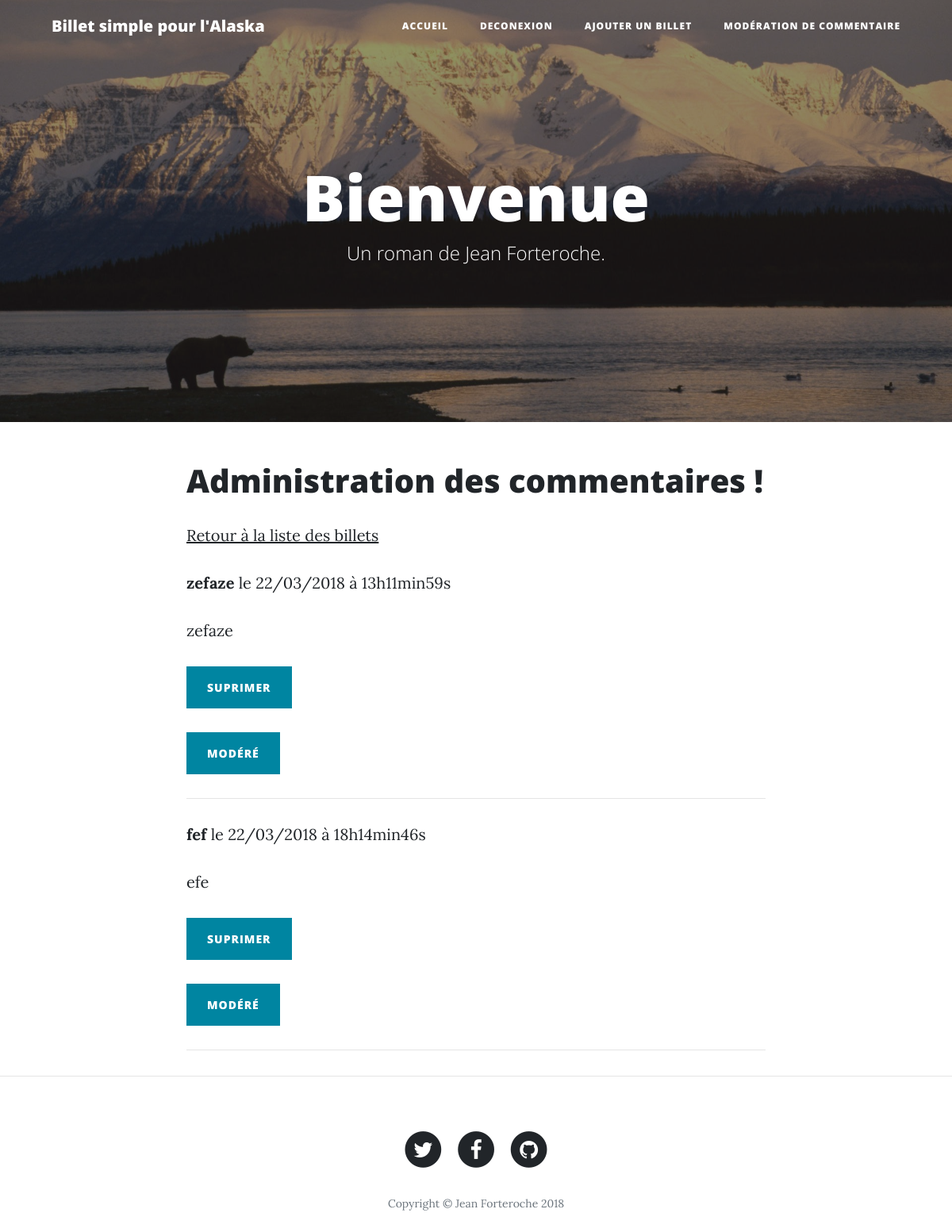
The app's page /index.php?action=viewAdmin (signed in), older data.
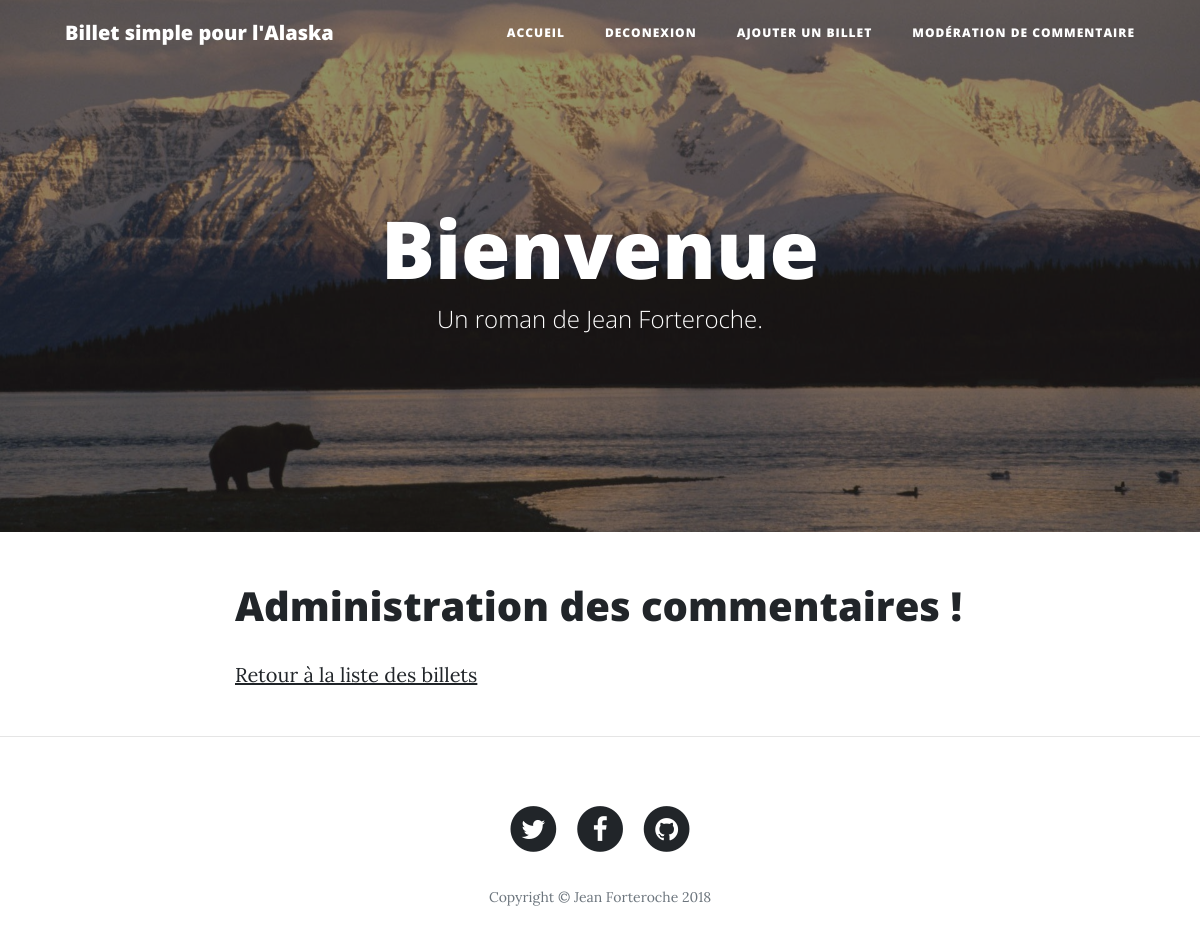
The same page, newer data.
### tables this page shows
CREATE TABLE `comments` (
  `id` int(11) NOT NULL,
  `post_id` int(11) NOT NULL,
  `author` varchar(255) NOT NULL,
  `comment` text NOT NULL,
  `comment_date` datetime NOT NULL,
  `report` tinyint(4) NOT NULL
);

### model/CommentManager.php (called while the page is built, shortened)
<?php
class CommentManager extends Manager
{
    public function getsCommentReport()
    {
        $db = $this->dbConnect();
        $comments = $db->prepare('SELECT id, author, comment, report, DATE_FORMAT(comment_date, \'%d/%m/%Y à %Hh%imin%ss\') AS comment_date_fr FROM comments WHERE report = 1 ORDER BY report DESC');
        $comments->execute(array());
        return $comments;
    }
}

### view/backend/adminView.php (the view, shortened to what this page needs)
<div class="container">
    <div class="row">
        <div class="col-lg-8 col-md-10 mx-auto">
            <h1>Administration des commentaires !</h1>
            <p><a href="index.php">Retour à la liste des billets</a></p>
            <?php
            while ($comment = $commentsReport->fetch()) {
                ?>
                <p><strong><?= htmlspecialchars($comment['author']) ?></strong> le <?= $comment['comment_date_fr'] ?>
                </p>
                <p><?= nl2br(htmlspecialchars($comment['comment'])) ?></p>
                <?php
                echo '<p><a href="index.php?action=supComment&amp;id=' . $comment['id'] . '" target="_blank"> <input type="button" value="suprimer" class="btn btn-primary" id="sendMessageButton"></a></p>';
                echo '<p><a href="index.php?action=reportCommentVerified&amp;id=' . $comment['id'] . '" target="_blank"> <input type="button" value="modéré" class="btn btn-primary" id="sendMessageButton"></a></p><hr>';
                ?>
                <?php
            }
            ?>
        </div>
    </div>
</div>
<?php $content = ob_get_clean(); ?>
<?php require('view/frontend/template.php'); ?>

### index.php (shortened to what this page needs)
<?php
$container = new \service\Container();
$controllerFrontEnd = $container->getControllerFrontend();
$controllerBackEnd = $container->getControllerBackend();
try {
    if (isset($_GET['action'])) {
        if ($_GET['action'] == 'listPosts') {
            $controllerFrontEnd->listPosts();
        } elseif ($_GET['action'] == 'post') {
            if (isset($_GET['id']) && $_GET['id'] > 0) {
                $controllerFrontEnd->post();
            } else {
                throw new Exception('Aucun identifiant de billet envoyé');
            }
        } elseif ($_GET['action'] == 'updateContent') {
            if (isset ($_SESSION['pseudo'])) {
                $controllerBackEnd->viewPostAdmin();
            } else {
                throw new Exception('Vous n\'etes pas connecter !');
            }
        } elseif ($_GET['action'] == 'connectAdminView') {
            $controllerBackEnd->viewAdminConnect();
        } elseif ($_GET['action'] == 'postAdminView') {
            if (!empty(htmlspecialchars($_POST['pseudo'])) and !empty(htmlspecialchars($_POST['pass']))) {
                $controllerBackEnd->login();
            } else {
                throw new Exception('Impossilbe d\'afficher la page demander !');
            }
        } elseif ($_GET['action'] == 'logout') {
            $controllerBackEnd->logOut();
        } elseif ($_GET['action'] == 'viewAddPost') {
            if (isset ($_SESSION['pseudo'])) {
                $controllerBackEnd->viewAddPost();
            } else {
                throw new Exception('Vous etes pas autorisé a crée un post');
            }
        } elseif ($_GET['action'] == 'reportComment') {
            if (isset($_GET['id'])) {
                $controllerBackEnd->reportComment($_GET['id']);
            } else {
                throw new Exception('Aucun commentaire a signalé');
            }
        } elseif ($_GET['action'] == 'reportCommentVerified') {
            if (isset($_GET['id'])) {
                $controllerBackEnd->reportCommentVerified($_GET['id']);
            } else {
                throw new Exception('Aucun commentaire a signalé');
            }
        } elseif ($_GET['action'] == 'viewAdmin') {
            if (isset ($_SESSION['pseudo'])) {
                $controllerBackEnd->adminView();
            } else {
                throw new Exception('Vous n\'etes pas connecter !');
            }
        } elseif ($_GET['action'] == 'supComment') {
            if (isset ($_SESSION['pseudo'])) {
                $controllerBackEnd->deleteComment();
            } else {
                throw new Exception('vous n\'etes pas connecter !');
            }
        }
    } else {
        $controllerFrontEnd->listposts();
    }
} catch (Exception $e) {
    echo 'Erreur : ' . $e->getMessage();
}

### controller/Backend.php (shortened to what this page needs)
<?php
class Backend
{
    private $commentManager;
    public function __construct($postManagerBackend, $commentManager, $connectAdminManager, $postManager) {
        $this->commentManager = $commentManager;
    }
    public function adminView()
    {
        $commentsReport = $this->commentManager->getsCommentReport();
        if ($commentsReport === false) {
            throw new \Exception('impossible');
        } else {
            require ('view/backend/adminView.php');
        }
    }
}

### view/frontend/template.php (shortened to what this page needs)
<!DOCTYPE html>
<html lang="fr">
<head>
    <link href="public/vendor/bootstrap/css/bootstrap.min.css" rel="stylesheet">
    <link href="public/vendor/font-awesome/css/font-awesome.min.css" rel="stylesheet" type="text/css">
    <link href="public/css/clean-blog.min.css" rel="stylesheet">
</head>
<body>
<nav class="navbar navbar-expand-lg navbar-light fixed-top" id="mainNav">
    <div class="container">
        <a class="navbar-brand" href="index.php">Billet simple pour l'Alaska</a>
        <div class="collapse navbar-collapse" id="navbarResponsive">
            <ul class="navbar-nav ml-auto">
                <li class="nav-item">
                    <a class="nav-link" href="index.php">Accueil</a>
                </li>
                <?php
                if (isset($_SESSION['pseudo'])) {
                    echo '<li class="nav-item"><a class="nav-link" href="index.php?action=logout">Deconexion</a></li>';
                    echo '<li class="nav-item"><a class="nav-link" href="index.php?action=viewAddPost">Ajouter un billet</a></li>';
                    echo '<li class="nav-item"><a class="nav-link" href="index.php?action=viewAdmin">Modération de commentaire</a></li>';
                } else {
                    echo '<li class="nav-item"><a class="nav-link" href="index.php?action=connectAdminView">Conexion</a></li>';
                }
                ?>
            </ul>
        </div>
    </div>
</nav>
<header class="masthead" style="background-image: url('public/img/alaska.jpg')">
    <div class="overlay"></div>
    <div class="container">
        <div class="row">
            <div class="col-lg-8 col-md-10 mx-auto">
                <div class="site-heading">
                    <h1>Bienvenue</h1>
                    <span class="subheading">Un roman de Jean Forteroche.</span>
                </div>
            </div>
        </div>
    </div>
</header>
<?= $content ?>
<hr>
<footer>
    <div class="container">
        <div class="row">
            <div class="col-lg-8 col-md-10 mx-auto">
                <ul class="list-inline text-center">
                    <li class="list-inline-item">
                        <a href="#">
                  <span class="fa-stack fa-lg">
                    <i class="fa fa-circle fa-stack-2x"></i>
                    <i class="fa fa-twitter fa-stack-1x fa-inverse"></i>
                  </span>
                        </a>
                    </li>
                    <li class="list-inline-item">
                        <a href="#">
                  <span class="fa-stack fa-lg">
                    <i class="fa fa-circle fa-stack-2x"></i>
                    <i class="fa fa-facebook fa-stack-1x fa-inverse"></i>
                  </span>
                        </a>
                    </li>
                    <li class="list-inline-item">
                        <a href="#">
                  <span class="fa-stack fa-lg">
                    <i class="fa fa-circle fa-stack-2x"></i>
                    <i class="fa fa-github fa-stack-1x fa-inverse"></i>
                  </span>
                        </a>
                    </li>
                </ul>
                <p class="copyright text-muted">Copyright &copy; Jean Forteroche 2018</p>
            </div>
        </div>
    </div>
</footer>
</body>
</html>

Row changes from the older to the newer data that the page shows:
no longer on this page (row edited): comments: author "zefaze", comment_date_fr "22/03/2018 à 13h11min59s", comment "zefaze"
no longer on this page (row edited): comments: author "fef", comment_date_fr "22/03/2018 à 18h14min46s", comment "efe"
